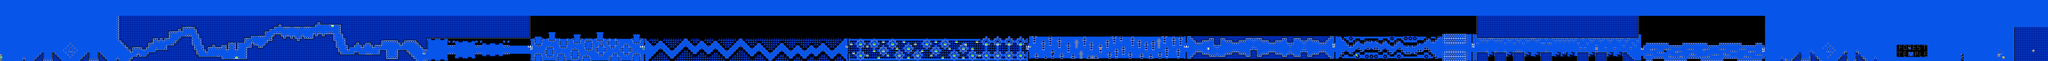

The image is a tile-based game level rendered from a .tmx file. Its description and source (layers, tilesets, objects; grid data summarised) follow:
An orthogonal 896x27 tile map with 16x16 px tiles, 2 tile layers (SP, ...), 2 tilesets.

<map version="1.10" tiledversion="1.11.0" orientation="orthogonal" renderorder="right-down" width="896" height="27" tilewidth="16" tileheight="16" infinite="0" nextlayerid="3" nextobjectid="1">
 <editorsettings>
  <chunksize width="16" height="27" />
  <export target="../LEVELS/LEVEL DATA/foresttemple.csv" format="csv" />
 </editorsettings>
 <tileset firstgid="1" name="famidash" tilewidth="16" tileheight="16" tilecount="256" columns="16">
  <image source="../GRAPHICS/famidash.bmp" width="256" height="256" />
 </tileset>
 <tileset firstgid="257" name="sprites" tilewidth="16" tileheight="16" tilecount="256" columns="16">
  <image source="../GRAPHICS/sprites.png" width="256" height="256" />
 </tileset>
 <layer id="1" width="896" height="27">
  <data>[24192 cells, 24192 non-empty, 82 distinct tile ids]</data>
 </layer>
 <layer id="2" name="SP" width="896" height="27">
  <data>[24192 cells, 83 non-empty, 27 distinct tile ids]</data>
 </layer>
</map>
